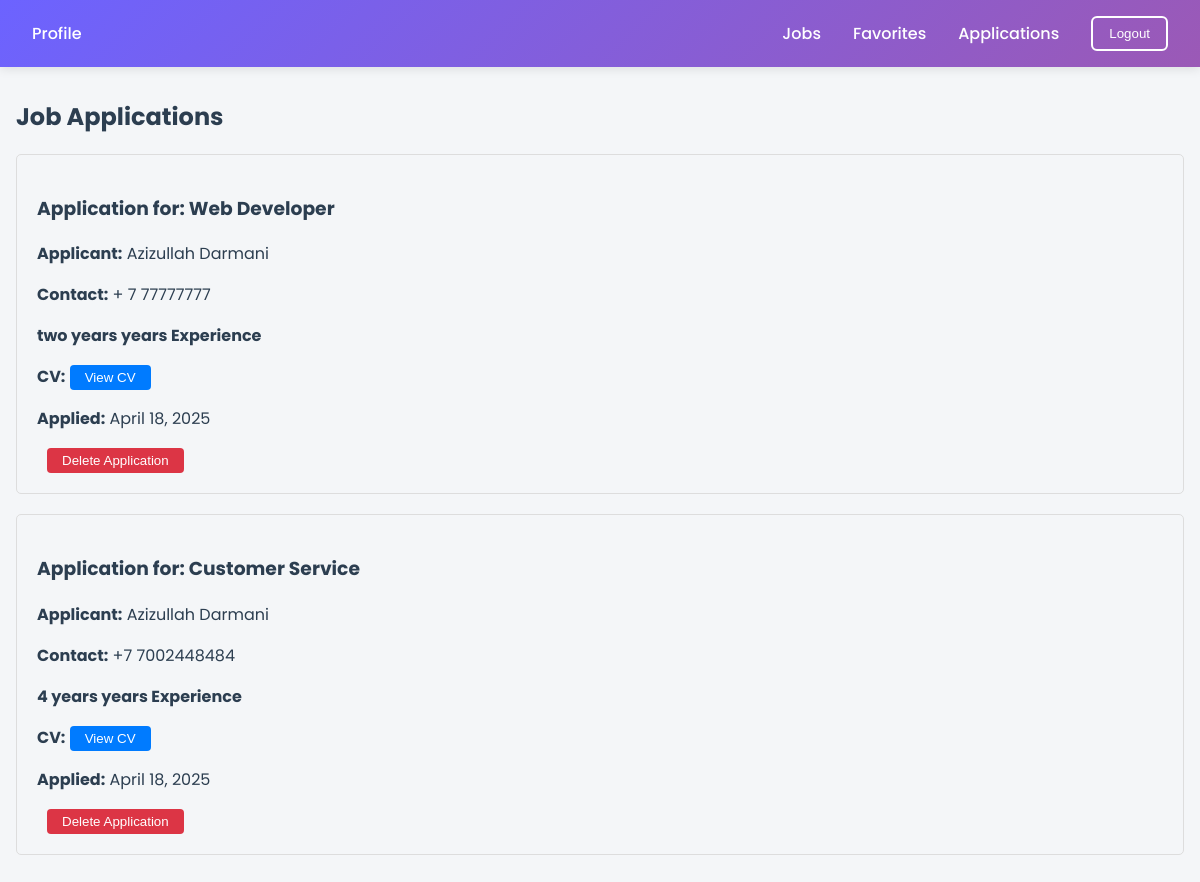
The page /accounts/applications/ (signed in) on the database its author committed.
### accounts/models.py (models this page shows, shortened)
class JobApplication(models.Model):
    user = models.ForeignKey(User, on_delete=models.CASCADE)
    job = models.ForeignKey(Job, on_delete=models.CASCADE)
    full_name = models.CharField(max_length=200)
    contact_number = models.CharField(max_length=20)
    experience = models.TextField()
    cv = models.FileField(upload_to='applications/')
    created_at = models.DateTimeField(auto_now_add=True)

class Job(models.Model):
    title = models.CharField(max_length=200)
    description = models.TextField()
    required_skills = models.TextField()
    experience_years = models.IntegerField(default=0)
    location = models.CharField(max_length=100)
    created_at = models.DateTimeField(auto_now_add=True)

### accounts/views.py (the view)
# urls.py: path('applications/', views.applications_list, name='applications_list'),
@login_required
def applications_list(request):
    if not request.user.is_superuser:
        return redirect('jobs')
    applications = JobApplication.objects.all().order_by('-created_at')
    return render(request, 'accounts/applications_list.html', {'applications': applications})

### accounts/templates/accounts/applications_list.html (shortened to what this page needs)
{% extends "accounts/base.html" %}
{% block content %}
    <h2>Job Applications</h2>
    <div class="applications-list">
        {% for application in applications %}
            <div class="application-card">
                <h3>Application for: {{ application.job.title }}</h3>
                <p><strong>Applicant:</strong> {{ application.full_name }}</p>
                <p><strong>Contact:</strong> {{ application.contact_number }}</p>
                <p><strong>{{ application.experience }} years Experience</strong></p>
                <p><strong>CV:</strong> <button onclick="window.open('{{ application.cv.url }}', '_blank')" class="view-cv-btn">View CV</button></p>
                <p><strong>Applied:</strong> {{ application.created_at|date:"F d, Y" }}</p>
                <form method="POST" action="{% url 'delete_application' application.id %}" style="display: inline;" onsubmit="return confirm('Are you sure you want to delete this application?');">
                    <button type="submit" class="delete-btn">Delete Application</button>
                </form>
            </div>
        {% empty %}
            <p>No applications yet.</p>
        {% endfor %}
    </div>
{% endblock %}

### accounts/templates/accounts/base.html (style rules this page uses)
:root { --primary: #6C63FF; --secondary: #FF6B6B; --success: #2ECC71; --warning: #F1C40F; --dark: #2C3E50; --light: #F8F9FA; --accent: #9B59B6; }
body { font-family: 'Poppins', sans-serif; margin: 0; padding: 0; background-color: #f4f6f8; color: var(--dark); }

### accounts/templates/accounts/applications_list.html (style rules this page uses)
.applications-list { margin-top: 20px; }
.application-card { border: 1px solid #ddd; padding: 20px; margin-bottom: 20px; border-radius: 5px; }
.view-cv-btn { background-color: #007bff; color: white; border: none; padding: 5px 15px; border-radius: 4px; cursor: pointer; text-decoration: none; }
.delete-btn { background-color: #dc3545; color: white; border: none; padding: 5px 15px; border-radius: 4px; cursor: pointer; margin-left: 10px; }

### rows shown on the page
JobApplication: job "Web Developer", full_name "Azizullah Darmani", contact_number "+ 7 77777777", experience "two years", created_at "April 18, 2025"
JobApplication: job "Customer Service", full_name "Azizullah Darmani", contact_number "+7 7002448484", experience "4 years", created_at "April 18, 2025"
